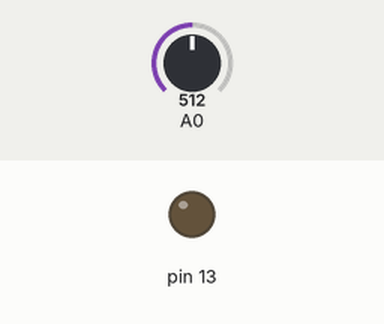
This sketch was run on a simulated Arduino Uno, built with avr-gcc and run on an emulated ATmega328P. On the bench: output pins drawn as LEDs (lit = HIGH). The test bench sets the inputs (shaded band); at power-on: A0 = 512.

Above: at 1.2 s.
1.3 s: A0 set to 105
2.8 s: A0 set to 94
At 3.1 s:
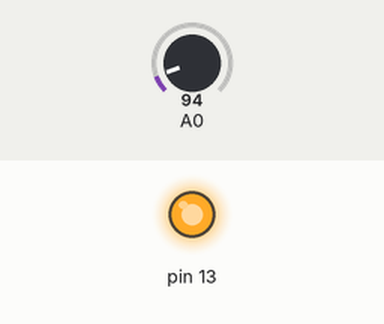
4.3 s: A0 set to 110
At 5.5 s:
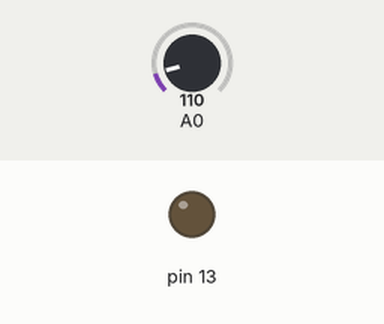
5.8 s: A0 set to 90
At 6.6 s:
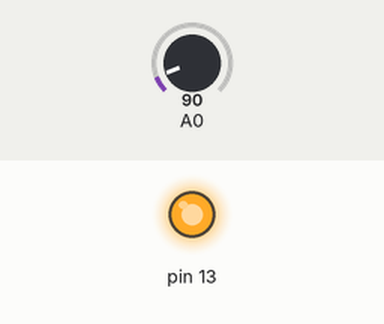
Timing chart, 0 to 8.3 s (numbered marks = the images above; inputs shaded):
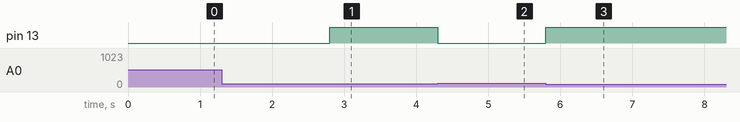

The sketch:

sketch_may28a.ino
```cpp
int sensorValue = 0;

void setup() {
  pinMode(13, OUTPUT);
}

void loop() {
  sensorValue = analogRead(A0);

  if(sensorValue > 100){
    digitalWrite(13, LOW);
  } else if(sensorValue < 100){
    digitalWrite(13, HIGH);
  }
}
```

Measured:
- the behaviour switches between 100 and 99 on A0 (found by bisection; images 0 and 1)
- after the input at 1.3 s, every drawn part: stays the same
- after the input at 2.8 s, pin 13: LOW → HIGH at once
- after the input at 4.3 s, pin 13: HIGH → LOW at once
- after the input at 5.8 s, pin 13: LOW → HIGH at once
